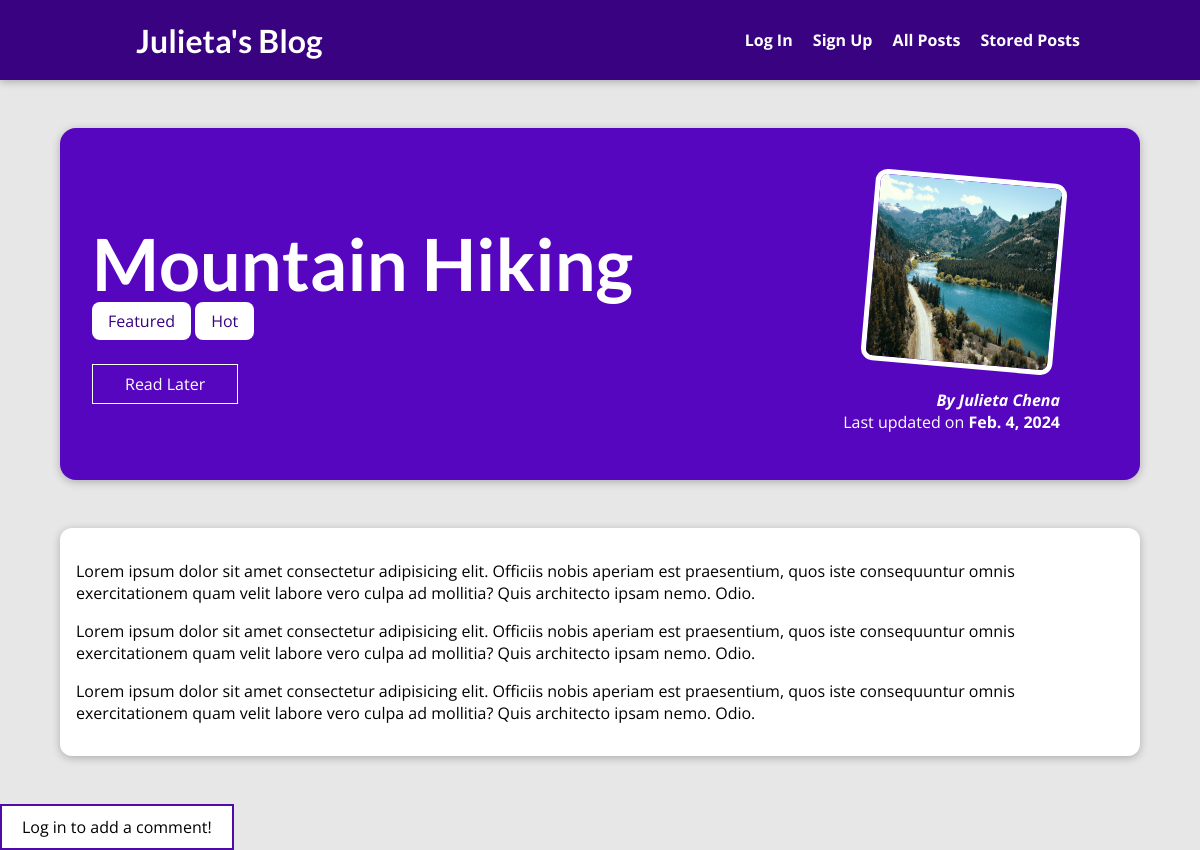
The page /posts/hike-in-the-mountains on the database its author committed.
### blog/models.py (models this page shows, shortened)
class Post(models.Model):
    title = models.CharField(max_length=150)
    excerpt = models.CharField(max_length=200)
    image = models.ImageField(upload_to="posts", null=True)
    date = models.DateField(auto_now=True)
    slug = models.SlugField(unique=True, db_index=True)
    content = models.TextField(validators=[MinLengthValidator(10)])
    author = models.ForeignKey(
        Author, on_delete=models.SET_NULL, null=True, related_name="posts")
    tags = models.ManyToManyField(Tag)

class Tag(models.Model):
    caption = models.CharField(max_length=20)

class Author(models.Model):
    first_name = models.CharField(max_length=100)
    last_name = models.CharField(max_length=100)
    email = models.EmailField()
    def full_name(self):
        return f"{self.first_name} {self.last_name}"
    def __str__(self):
        return self.full_name()

### blog/views.py (the view, shortened to what this page needs)
# urls.py: path("posts/<slug:slug>", views.SinglePostView.as_view(), name='post-detail-page'),
class SinglePostView(View):
    def get(self, request, slug):
        post = Post.objects.get(slug=slug)
        context = {
          "post": post,
          "post_tags": post.tags.all(),
          "comment_form": CommentForm(),
        }
        return render(request, "blog/post-detail.html", context)

### blog/templates/blog/post-detail.html (shortened to what this page needs)
{% extends 'base.html' %}
{% load static %}
{% block css_files %}
    <link rel="stylesheet" href="{% static 'blog/post-detail.css' %}">
{% endblock css_files%}
{% block content %}
    <section id="summary">
        <h2>{{post.title}}</h2>
        <div>
            {% for tag in post_tags %}
                <span class="tag">{{tag.caption}}</span>
            {% endfor %}
        </div>
        <div id="read-later">
            <form action="{% url 'read-later' %}" method="POST">
            <button>
                {% if  saved_for_later %}
                   Remove from "Read Later" list
                {% else %}
                    Read Later
                {% endif %}
            </button>
            </form>
        </div>
            <article>
                <img src="{{post.image.url}}" alt="{{post.title}}">
                <address>By <a href="mailto:{{post.author.email}}">{{post.author}}</a></address>
                <div>
                    Last updated on <time>{{post.date}}</time>
                </div>
            </article>
    </section>
    <main>
        {{post.content|linebreaks}}
    </main>
<div>
    {% if user.is_authenticated %}
        <form id="comment-form" action="{% url 'post-detail-page' post.slug %}" method="POST">
            {% csrf_token %}
            {% for form_field in comment_form %}
                <div class="form-control {% if form_field.errors %}invalid{% endif %}">
                    {{form_field.label_tag}}
                    {{form_field}}
                    {{form_field.errors}}
                </div>
            {% endfor %}
            <button>Save Comment</button>
    {% else %}
        <a id="log-to-comment" href="{% url 'login' %}?next={{request.path}}">Log in to add a comment!</a><br>
    {% endif %}
</div>
{% endblock content %}

### templates/base.html (shortened to what this page needs)
{% load static %}
<!DOCTYPE html>
<html lang="en">
<head>
        <link rel="stylesheet" href="{% static 'app.css' %}">
        {% block css_files %}
        {% endblock css_files %}
</head>
<body>
    <header id="main-navigation">
        <h1><a href="{% url 'starting-page' %}">Julieta's Blog</a></h1>
        <nav>
            {% if user.is_authenticated %}
                 <a href="{% url 'exit' %}">Log Out</a>
            {% else %}
                <a href="{% url 'login' %}">Log In</a>
                <a href="{% url 'signup' %}">Sign Up</a>
            {% endif %}
             <a href="{% url 'posts' %}">All Posts</a>
             <a href="{% url 'read-later' %}">Stored Posts</a>
        </nav>
    </header>
    {% block content %}
    {% endblock content %}
</body>
</html>

### static/app.css (style rules this page uses)
* { box-sizing: border-box; }
html { font-family: 'Open Sans', 'Lato', sans-serif; }
body { margin: 0; }
h1, h2, h3 { font-family: 'Lato', sans-serif; font-weight: bold; }
#main-navigation { width: 100%; height: 5rem; display: flex; justify-content: space-between; align-items: center; padding: 0 10%; position: absolute; top: 0; left: 0; }
#main-navigation a { text-decoration: none; color: white; font-weight: bold; margin-left: 1rem; }

### blog/static/blog/post-detail.css (style rules this page uses)
body { background-color: #e7e7e7; }
#main-navigation { background-color: #390281; box-shadow: 0 2px 8px rgba(0, 0, 0, 0.25); }
#summary { margin: 8rem auto 3rem auto; padding: 2rem; width: 90%; max-width: 90rem; border-radius: 16px; background-color: #5706c0; position: relative; box-shadow: 0 2px 8px rgba(0, 0, 0, 0.25); height: 22rem; }
#summary h2 { color: white; font-size: 4.5rem; margin-bottom: 0.25rem; }
#summary article { position: absolute; top: 2rem; right: 3rem; padding: 1rem 2rem; border-radius: 12px; text-align: right; color: white; }
#summary article img { width: 12rem; height: 12rem; border-radius: 12px; transform: rotateZ(5deg); border: 5px solid white; margin-bottom: 1rem; }
#summary address { font-weight: bold; }
#summary a { color: white; text-decoration: none; }
#summary time { font-weight: bold; }
#read-later { margin: 2rem 0; }
#read-later button { background-color: transparent; border: 1px solid white; padding: 0.5rem 2rem; font: inherit; color: white; cursor: pointer; }
main { width: 90%; max-width: 90rem; margin: 3rem auto; background-color: white; padding: 1rem; border-radius: 12px; box-shadow: 0 2px 8px rgba(0, 0, 0, 0.25); }
.tag { background-color: white; color: #390281; padding: 0.5rem 1rem; border-radius: 8px; }
#log-to-comment:link, #log-to-comment:visited { background-color: white; color: black; border: 2px solid #4f0ba7; padding: 10px 20px; text-align: center; text-decoration: none; display: inline-block; }

### rows shown on the page
Post: title "Mountain Hiking", image (picture), author "Julieta Chena", date "Feb. 4, 2024", content "Lorem ipsum dolor sit amet consectetur adipisicing elit. Officiis nobis aperiam est praesentium, quos iste consequuntur omnis exercitationem quam velit labore vero culpa ad mollitia? Quis architecto ipsam nemo. Odio. Lorem ipsum dolor sit amet consectetur adipisicing elit. Officiis nobis aperiam est praesentium, quos iste consequuntur omnis exercitationem quam velit labore vero culpa ad mollitia? Quis architecto ipsam nemo. Odio. Lorem ipsum dolor sit amet consectetur adipisicing elit. Officiis nobis aperiam est praesentium, quos iste consequuntur omnis exercitationem quam velit labore vero culpa ad mollitia? Quis architecto ipsam nemo. Odio."
Tag: caption "Featured"
Tag: caption "Hot"
